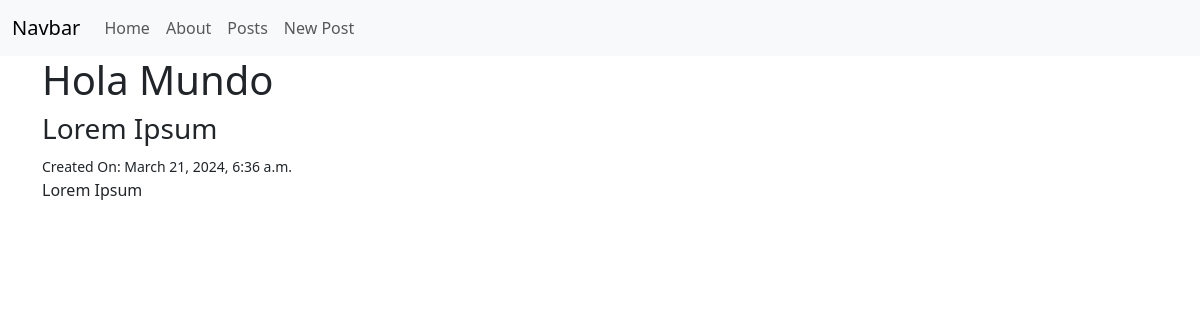
Page /posts/2/ on the committed database.
### posts/models.py (models this page shows, shortened)
class Post(models.Model):                           #inheritance
    title = models.CharField(max_length=128)        #composition
    subtitle = models.CharField(max_length=256)
    body = models.TextField()
    created_on = models.DateTimeField(auto_now_add=True)

### posts/views.py (the view)
# urls.py: path("<int:pk>/", views.PostDetailView.as_view(), name="detail"),
class PostDetailView(DetailView):
    template_name = "posts/detail.html"
    model = Post

### templates/posts/detail.html (shortened to what this page needs)
{% extends 'base.html' %}
{% block content %}
<h1>{{ post.title }}</h1>
<h3>{{ post.subtitle }}</h3>
<small>Created On: {{ post.created_on }}</small>
<p>{{ post.body }}</p>
{% endblock content %}

### rows in the picture
Post: title "Hola Mundo", subtitle "Lorem Ipsum", created_on "March 21, 2024, 6:36 a.m.", body "Lorem Ipsum"
